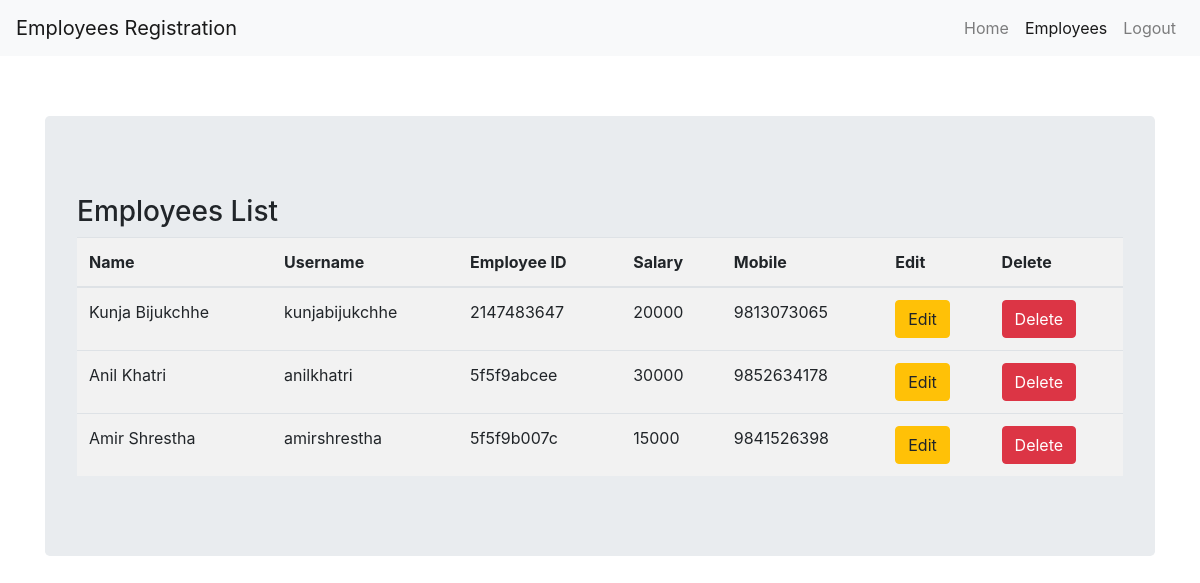
The app's page /employee.php (signed in) with its own data.
### tables this page shows
CREATE TABLE `employees` (
  `id` int(11) NOT NULL,
  `f_name` varchar(35) NOT NULL,
  `m_name` varchar(15) DEFAULT NULL,
  `l_name` varchar(35) NOT NULL,
  `username` varchar(15) NOT NULL,
  `password` varchar(15) NOT NULL,
  `doj` date NOT NULL,
  `prc_nr` varchar(10) NOT NULL,
  `salary` varchar(35) NOT NULL,
  `landline` varchar(10) DEFAULT NULL,
  `mobile_nr` varchar(11) NOT NULL
);

### php/DBConnect.php (called while the page is built, shortened)
<?php
class DBConnect {
    private $db = NULL;
    public function __construct() {
        $dsn = 'mysql:dbname=' . self::DB_NAME . ';host=' . self::DB_SERVER;
        try {
            $this->db = new PDO($dsn, self::DB_USER, self::DB_PASSWORD);
        } catch (PDOException $e) {
            throw new Exception('Connection failed: ' .$e->getMessage());
        }
        return $this->db;
    }
    public function getEmployees(){
        $stmt = $this->db->prepare("SELECT * FROM employees");
        $stmt->execute();
        return $stmt->fetchAll();
    }
}

### employee.php (the view)
<?php
require_once 'php/DBConnect.php';
$db = new DBConnect();
$db->auth();
$employees = $db->getEmployees();
$title="Employee"; $setEmployeeActive="active";
include 'layout/header.php';
include 'layout/navbar.php';
?>
<div class="container"style="margin-top:5%;">
    <div class="jumbotron">
        <div class="panel panel-default">
            <div class="panel-heading">
                <h3 style="padding-top:15px;">Employees List</h3>
            </div>
            <div class="panel-body">
                <?php if(isset($employees)): ?>
                <table style="background-color: #f2f2f2;"class="table table-striped">
                    <thead>
                    <th>Name</th>
                    <th>Username</th>
                    <th>Employee ID</th>
                    <th>Salary</th>
                    <th>Mobile</th>
                    <th>Edit</th>
                    <th>Delete</th>
                    </thead>
                    <tbody>
                        <?php foreach($employees as $e): ?>
                        <tr>
                            <td><?= $e['f_name']." ".$e['m_name']." ".$e['l_name']; ?></td>
                            <td><?= $e['username']; ?></td>
                            <td><?= $e['prc_nr']; ?></td>
                            <td><?= $e['salary']; ?></td>
                            <td><?= $e['mobile_nr']; ?></td>
                            <td><a href="edit.php?id=<?= $e['id']; ?>"><button type="submit" name="button" class="btn btn-warning">Edit</button></a></td>
                            <td><a href="delete.php?id=<?= $e['id']; ?>"><button type="submit" name="button" class="btn btn-danger">Delete</button></a></td>
                        </tr>
                        <?php endforeach; ?>
                    </tbody>
                </table>
                <?php endif; ?>
            </div>
        </div>
    </div>
</div>
<?php include 'layout/footer.php'; ?>

### layout/header.php (shortened to what this page needs)
<!DOCTYPE html>
<html lang="en" dir="ltr">
  <head>
    <link rel="stylesheet" href="https://stackpath.bootstrapcdn.com/bootstrap/4.3.1/css/bootstrap.min.css">
    <link rel="stylesheet" href="css/mystyle.css">
    <link rel="stylesheet" href="../css/mystyle.css">
  </head>
  <body>

### layout/navbar.php (shortened to what this page needs)
<nav class="navbar navbar-expand-lg navbar-light bg-light">
  <a class="navbar-brand" href="index.php">Employees Registration</a>
  <div class="collapse navbar-collapse" id="navbarNav">
    <ul class="nav navbar-nav ml-auto">
      <li class=" <?php if (isset($setHomeActive)) { echo $setHomeActive; } else { echo '';}?>"><a class="nav-link" href="home.php">Home</a></li>
      <li class=" <?php if (isset($setEmployeeActive)) { echo $setEmployeeActive; } else { echo '';}?>"><a class="nav-link" href="employee.php">Employees</a></li>
      <li><a class="nav-link" href="logout.php">Logout</a></li>
    </ul>
  </div>
</nav>

### layout/footer.php
</body>
</html>

### css/mystyle.css (style rules this page uses)
body { background: url('https://cdn.iveybusinessjournal.com/wp-content/uploads/2006/03/iStock_000012204568_Large.jpg') fixed; background-size: cover; }
table,th,td,tr { background-color: #f2f2f2; }

### records on screen
employees: f_name "Kunja", l_name "Bijukchhe", username "kunjabijukchhe", prc_nr "2147483647", salary "20000", mobile_nr "9813073065"
employees: f_name "Anil", l_name "Khatri", username "anilkhatri", prc_nr "5f5f9abcee", salary "30000", mobile_nr "9852634178"
employees: f_name "Amir", l_name "Shrestha", username "amirshrestha", prc_nr "5f5f9b007c", salary "15000", mobile_nr "9841526398"
